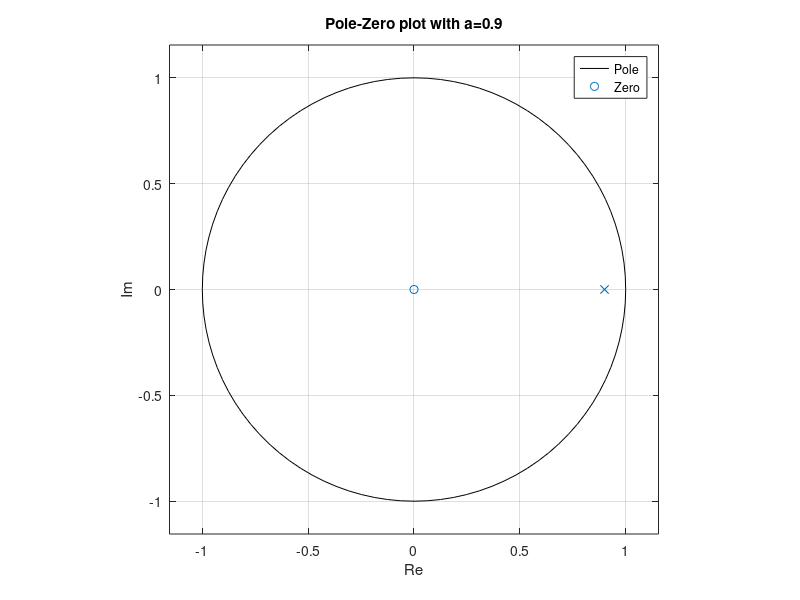
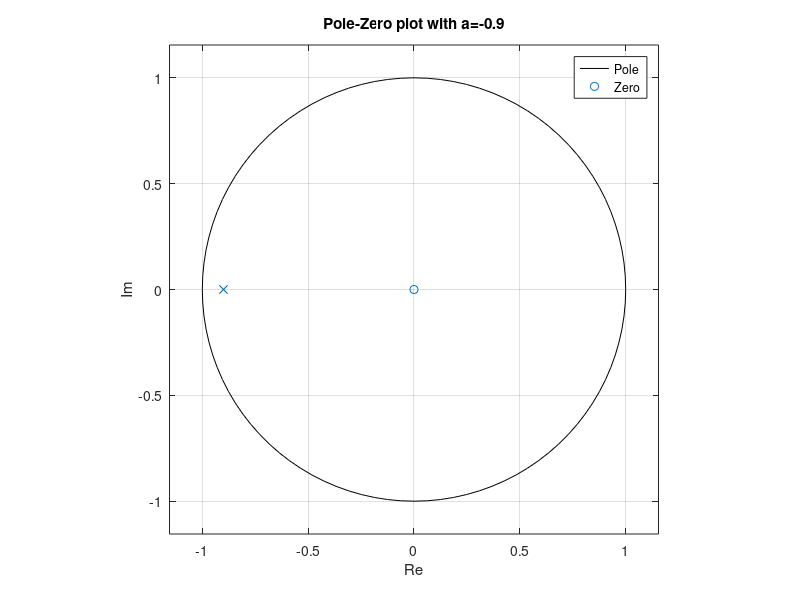

Write MATLAB code to recreate these figures, in order.
clc; clear; close all;
%% Problem 1
%% a)
% a = 0.9
figure(1);
z = [0];
p = [0.9];
zplane(z,p);
title('Pole-Zero plot with a=0.9');
xlabel('Re');
ylabel('Im');
legend('Pole','Zero');
% With two poles at 0Hz close to the unit circle,
% and two zeros in origo
% the filter is a steep low-pass filter.

%%
% a= -0.9
figure(2);
z = [0];
p = [-0.9];
zplane(z,p);
title('Pole-Zero plot with a=-0.9');
xlabel('Re');
ylabel('Im');
legend('Pole','Zero');
% With two poles at frequency fs close to the unit circle,
% and two zeros in origo
% the filter is a steep high-pass filter.

